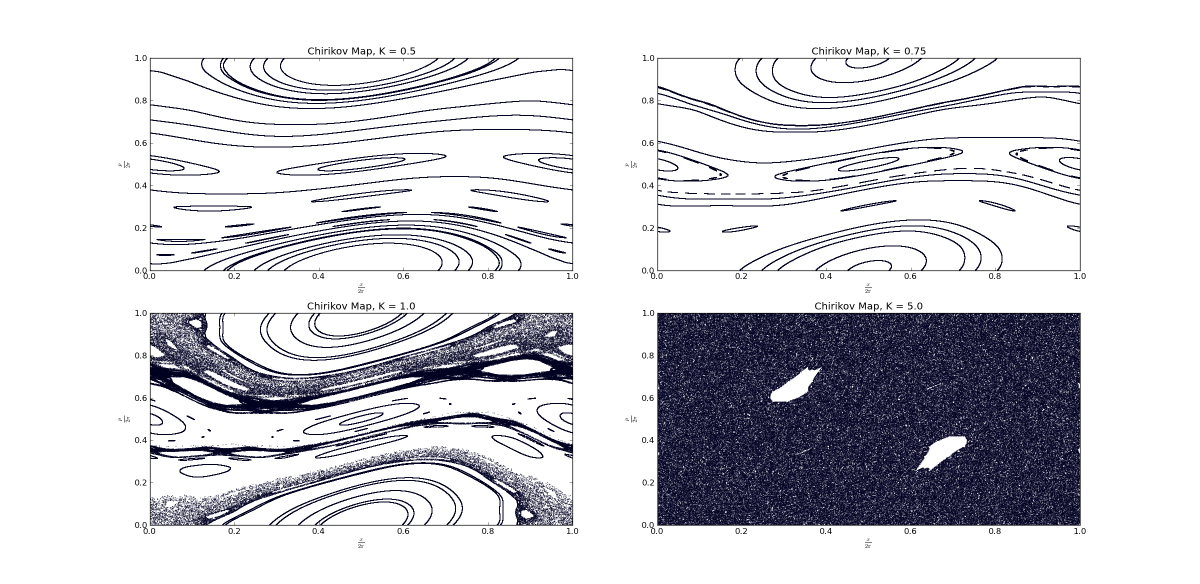
#> input picture 1/Barnowski_HW1/1/chirikov_python.png, 2400 x 1167 px, given as the content of the folder 50_categories, which was not available (shown at 1/2 size)
$ python runFinalClassifier.py   (Python 2 division)
#> lines starting #> are read from the running program, lines starting #| are printed output that depends on the picture; pictures that were not available may be replaced by others from this repository, and a replacement may not be noted
### 3/featureExtractor.py
from skimage import filter
from scipy import ndimage
import numpy as np

##############################################################################
# This module contains the functions that will extract the features from the
# images. All of these functions should accept an image array (which has
# already been loaded) and extract a feature from it

def getCOM(img, colorDim):
  '''Use calculate the center of mass of an array of pixels. If the image is
     rgb, the colorDim determines which color the COM will be calculated for '''
  if img.ndim == 3:
    img = img[:,:,colorDim]
  return ndimage.center_of_mass(img)

def getVariance(img, colorDim):
  '''Uses ndimage to calculate the variance of an array of pixels. If the image
     is rgb, the colorDim determines which color the variance will be
     calculated for '''
  if img.ndim == 3:
    img = img[:,:,colorDim]
  return ndimage.variance(img)

def getCentralRatio(img):
  '''This function divides the input image matrix into a 3x3 coarse grid. It
     then returns the ratio of the intensity of the central coarse pixel to
     the sum of the intensity of the whole image.'''
  xdim = int( img.shape[0]/3. )
  ydim = int( img.shape[1]/3. )
  if img.ndim == 3:
    img = img.mean(axis=2)
  center = img[xdim:2*xdim, ydim:2*ydim]
  return float(np.sum(center)) / np.sum(img)

def getEdgePercent(img, emat):
  '''Using the edge matrix calculated below, this function returns what
     fraction of the pixels lie on the edges found by the canny filter.'''
  propEdge = sum(sum(emat))
  if np.ndim(img) == 3:
    return propEdge / (np.size(img)/3.)
  else:
    return propEdge / (np.size(img)/1.)

def getSize(img):
  '''Returns the size (lxw) of the image.'''
  if np.ndim(img) == 3:
    return int( np.size(img)/3. )
  else:
    return np.size(img)

def getMeanColorVal(img, colorDim):
  '''Returns the mean value of the color given by colorDim'''
  if np.ndim(img) == 3:
    img = img[:,:,colorDim]
  return img.mean()

def getEdgeMatrix(img, sigpercent=.01, axis=0):
  '''Use the canny filter to produce a boolean matrix with the same dimensions
     as the image where the value True indicates an edge and False indicates
     no edge. sig is the tuning parameter for the canny filter: a higher sig
     means fewer edges detected (smoother image) '''
  # If the image is not already grayscale, scale it down
  if np.ndim(img) == 3:
    img = img.mean(axis=2)
  edgeMat = filter.canny(img, sigma=sigpercent*np.shape(img)[axis])
  return edgeMat

def getNumMeridialEdges(edgeMat):
  '''This function takes in an edge matrix calculated by the function above
     and returns an int value representing the number of edges at the vertical
     horizon of the image. '''
  # Determine the column of pixels nearest the center of the image
  vc_ind = np.shape(edgeMat)[1] / 2
  vedges = edgeMat.T
  vcedges = vedges[vc_ind]
  return sum(vcedges)

def getNumEquatorialEdges(edgeMat):
  '''Same as above, except at the horizon instead of meridian'''
  hc_ind = np.shape(edgeMat)[0] / 2
  hcedges = edgeMat[hc_ind]
  return sum(hcedges)

### 3/Barnowski_HW3/runFinalClassifier.py
#!/usr/bin/env python
"""
AY 250 - Scientific Research Computing with Python
Homework Assignment 3 - Parallel Feature Extraction Example
Author: Christopher Klein
"""
from os import listdir
from multiprocessing import Pool, cpu_count
from pylab import imread
from time import time
import numpy as np
import featureExtractor
from scipy import ndimage

# FUNCTION DEFINITIONS
# Quick function to divide up a large list into multiple small lists,
# attempting to keep them all the same size.
def split_seq(seq, size):
        newseq = []
        splitsize = 1.0/size*len(seq)
        for i in range(size):
            newseq.append(seq[int(round(i*splitsize)):
                int(round((i+1)*splitsize))])
        return newseq
# Our simple feature extraction function. It takes in a list of image paths,
# does some measurement on each image, then returns a list of the image paths
# paired with the results of the feature measurement.
def extract_features(image_path_list):
  feature_list = []
  for image_path in image_path_list:
    features = []
    image_array = imread(image_path)
# Note: Looping through multiple filters for edge detection drastically slows
# Down the feature extraction while only marginally improving performance, thus
# it is left out for the HW submission
#     for ax in [0,1]:
#       for pct in [.01, .02]:
    emat = featureExtractor.getEdgeMatrix(image_array, sigpercent=.01, \
                                          axis=0)
    features.append( featureExtractor.getEdgePercent(image_array, emat) )
    features.append( featureExtractor.getNumMeridialEdges(emat) )
    features.append( featureExtractor.getNumEquatorialEdges(emat) )
    features.append( featureExtractor.getSize(image_array) )
    features.append( featureExtractor.getCentralRatio(image_array) )
    features.append( featureExtractor.getCentralRatio(emat) )
    features.append( featureExtractor.getMeanColorVal(image_array, 0) )
    features.append( featureExtractor.getMeanColorVal(image_array, 1) )
    features.append( featureExtractor.getMeanColorVal(image_array, 2) )
    features.append( featureExtractor.getVariance( image_array, 0 ) )
    features.append( featureExtractor.getVariance( image_array, 1 ) )
    features.append( featureExtractor.getVariance( image_array, 2 ) )
    xr, yr = featureExtractor.getCOM(image_array, 0)
    features.append(xr)
    features.append(yr)
    xg, yg = featureExtractor.getCOM(image_array, 1)
    features.append(xg)
    features.append(yg)
    xb, yb = featureExtractor.getCOM(image_array, 2)
    features.append(xb)
    features.append(yb)
    feature_list.append([image_path, features])
  return feature_list


def trainClassifier():
  image_paths = []
  categories = listdir("50_categories")
  for category in categories:
      image_names = listdir("50_categories/" + category)
      for name in image_names:
          image_paths.append("50_categories/" + category + "/" + name)

  print ("There should be 4244 images, actual number is " +
      str(len(image_paths)) + ".")
  numprocessors = cpu_count()
  split_image_paths = split_seq(image_paths, numprocessors)

  # Ok, this block is where the parallel code runs. We time it so we can get a
  # feel for the speed up.
  start_time = time()
  p = Pool(numprocessors)
  result = p.map_async(extract_features, split_image_paths)
#> in extract_features, image_array is the input picture: shape (1167, 2400, 4) float32; mean R, G, B, A 0.822, 0.822, 0.846, 1
#> in getEdgeMatrix, `img = img.mean(axis=2)`:
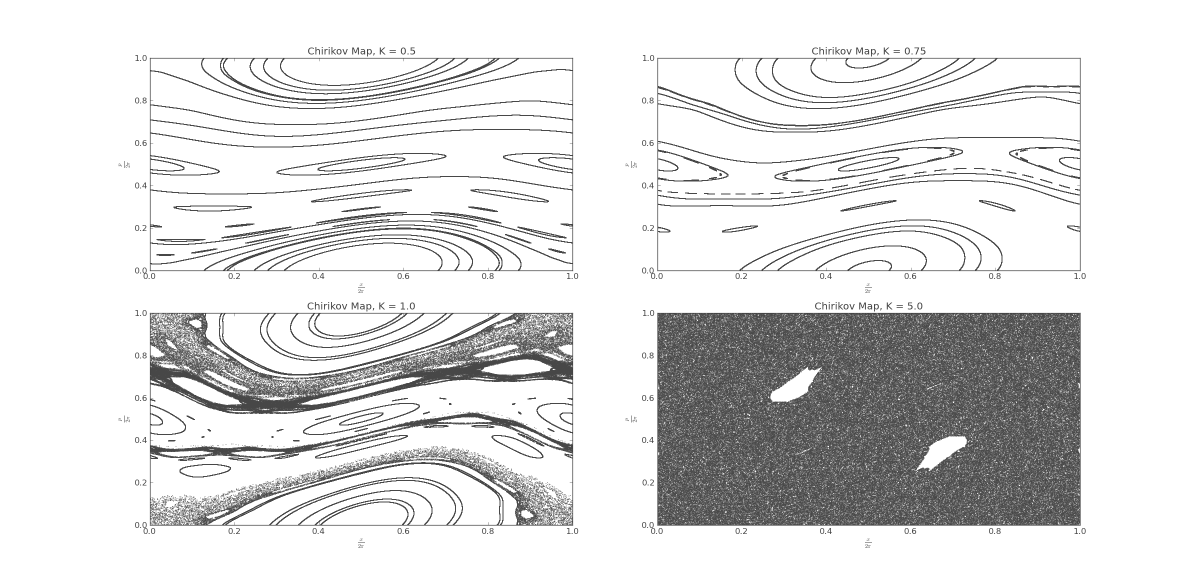
#> img: shape (1167, 2400) float32 (shown at 1/2 size); min 0.25, max 1, mean 0.875
#> in getEdgeMatrix, `edgeMat = filter.canny(img, sigma=sigpercent*np.shape(img)[axis])`: edgeMat: shape (1167, 2400) bool; every value is 0
#> in getEdgePercent, `propEdge = sum(sum(emat))`: propEdge = 0
#> in getNumMeridialEdges, `vedges = edgeMat.T`: vedges: shape (2400, 1167) bool; every value is 0
#> in getCentralRatio, `center = img[xdim:2*xdim, ydim:2*ydim]`:
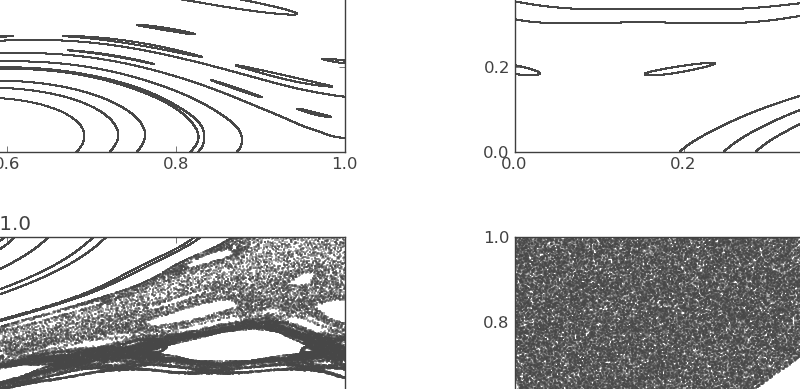
#> center: shape (389, 800) float32; min 0.25, max 1, mean 0.833
#> in getCentralRatio (call 2), `center = img[xdim:2*xdim, ydim:2*ydim]`: center: shape (389, 800) bool; every value is 0
#> in getMeanColorVal, `img = img[:,:,colorDim]`:
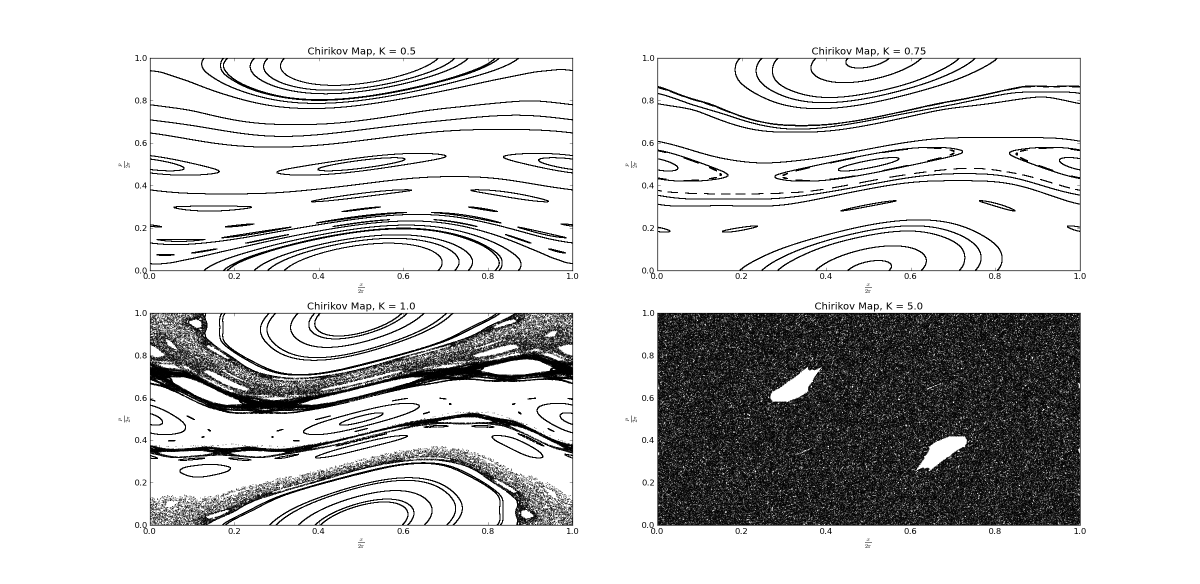
#> img: shape (1167, 2400) float32 (shown at 1/2 size); min 0, max 1, mean 0.827
#> call 3 of getMeanColorVal, with colorDim = 2
#> in getMeanColorVal (call 3), `img = img[:,:,colorDim]`:
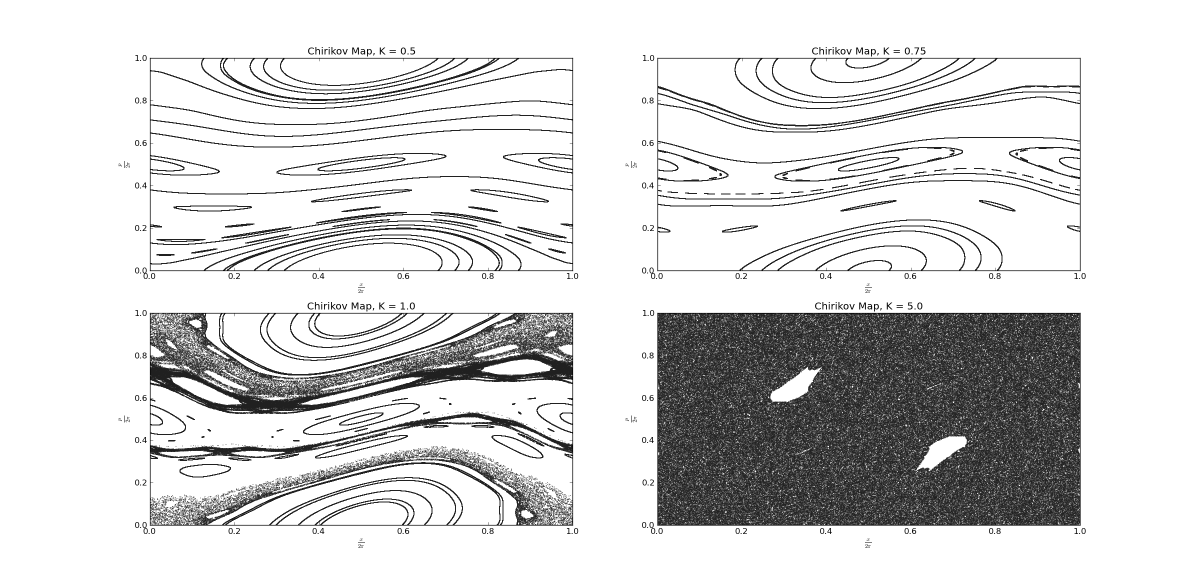
#> img: shape (1167, 2400) float32 (shown at 1/2 size); min 0, max 1, mean 0.848
#> in extract_features (call 2), `xr, yr = featureExtractor.getCOM(image_array, 0)`: xr = 547.8; yr = 1151.1
#> in extract_features (call 2), `xg, yg = featureExtractor.getCOM(image_array, 1)`: xg = 547.8; yg = 1151.1
#> in extract_features (call 2), `xb, yb = featureExtractor.getCOM(image_array, 2)`: xb = 553.2; yb = 1158.6
  poolresult = result.get()
#> poolresult = 2 items
  end_time = time()

  # All done, print timing results.
  print ("Finished extracting features. Total time: " +
      str(round(end_time-start_time, 3)) + " s, or " +
      str( round( (end_time-start_time)/len(image_paths), 5 ) ) + " s/image.")
  # To tidy-up a bit, we loop through the poolresult to create a final list of
  # the feature extraction results for all images.
  combined_result = []
  for single_proc_result in poolresult:
      for single_image_result in single_proc_result:
          combined_result.append(single_image_result)
#> this loop made 2 passes
#> single_proc_result on pass 1: []
#> after the loop, combined_result = 1 item

  # Convert the results from list to an array for easy indexing
  results = np.array(combined_result, dtype=object)
  # Change the format of the results so that the first entry is the type of the
  # object and the second is the corresponding feature vector
  for i in range(len(results)):
    results[i][0] = results[i][0].split('/')[1]
#> this loop made 1 pass

  # Create feature vectors in proper format for use with rndforest
  Xv = np.zeros( [len(results), len(results[0][1])] )
  for i in range(len(results)):
    for j in range(len(results[0][1])):
      Xv[i][j] = results[i][1][j]

# The random forest classifier can only deal with ints as the target variable.
# Create a dictionary converting each name to a unique integer, and a dictionary
# for translating back as well
  results.sort(axis=0)
  n = list(np.unique(results[:,0]))
#> n = ['chirikov_python.png']
  v = range(len(n))
#> v = [0]
  nameToInt = dict(zip(n,v))
#> nameToInt = {'chirikov_python.png': 0}
  intToName = dict(zip(v,n))
#> intToName = {0: 'chirikov_python.png'}
# Create the target vector for the random forest classifier
  Yv = []
  for item in results[:,0]:
    Yv.append(nameToInt[item])
#> this loop made 1 pass
#> after the loop, Yv = [0]

  Xtr = Xv
  Ytr = Yv
#> Ytr = [0]

  # Train the RF classifier with the training set only
  from sklearn.ensemble import RandomForestClassifier
  classifier = RandomForestClassifier(n_estimators=100)
  print "Classifier training beginning..."
  trainStart = time()
  classifier.fit(Xtr, Ytr)
  trainEnd = time()
  print "Training Complete! Training took %s seconds" %( trainEnd-trainStart )

  return classifier

def runFinalClassifier(classifier, path_to_validation):
  image_paths = []
  image_names = listdir(path_to_validation)
  for name in image_names:
    image_paths.append(path_to_validation + "/" + name)
  numprocessors = cpu_count()
  split_image_paths = split_seq(image_paths, numprocessors)

  # Ok, this block is where the parallel code runs. We time it so we can get a
  # feel for the speed up.
  start_time = time()
  p = Pool(numprocessors)
  result = p.map_async(extract_features, split_image_paths)
  poolresult = result.get()
  end_time = time()

  # All done, print timing results.
  print ("Finished extracting features. Total time: " +
      str(round(end_time-start_time, 3)) + " s, or " +
      str( round( (end_time-start_time)/len(image_paths), 5 ) ) + " s/image.")
  # To tidy-up a bit, we loop through the poolresult to create a final list of
  # the feature extraction results for all images.
  combined_result = []
  for single_proc_result in poolresult:
      for single_image_result in single_proc_result:
          combined_result.append(single_image_result)

  # Convert the results from list to an array for easy indexing
  results = np.array(combined_result, dtype=object)
  # Change the format of the results so that the first entry is the type of the
  # object and the second is the corresponding feature vector
  for i in range(len(results)):
    results[i][0] = results[i][0].split('/')[1]

  # Create feature vectors in proper format for use with rndforest
  Xv = np.zeros( [len(results), len(results[0][1])] )
  for i in range(len(results)):
    for j in range(len(results[0][1])):
      Xv[i][j] = results[i][1][j]

# The random forest classifier can only deal with ints as the target variable.
# Create a dictionary converting each name to a unique integer, and a dictionary
# for translating back as well
  results.sort(axis=0)
  n = list(np.unique(results[:,0]))
  v = range(len(n))
  nameToInt = dict(zip(n,v))
  intToName = dict(zip(v,n))
# Create the target vector for the random forest classifier
  Yv = []
  for item in results[:,0]:
    Yv.append(nameToInt[item])

  # Use the trained classifier to predict the outcomes of the images in the
  # test set
  numCorrect = 0
  for val in range(len(Yv)):
    predVal = intToName[ int( classifier.predict( Xv[val] ) ) ]
    realVal = intToName[ Yv[val] ]
  # Uncomment below to see individual results
    print 'Predicted Image: %s\t\t Actual Image: %s' %(predVal, realVal)
    if predVal == realVal:
      numCorrect += 1
  # Output the final statistics
  print '%s out of %s correct - Success Rate = %s --- %s times better than \
  unweighted guessing' %(numCorrect, len(Yv), float(numCorrect)/len(Yv), \
  (float(numCorrect)/len(Yv)) / (.02) )

################# MAIN

classifier = trainClassifier()
filename = raw_input('Enter the path to the file where the validation photos\
 are kept: ')
#> the answer given: ../../1/Barnowski_HW1/1/chirikov_python.png
runFinalClassifier(classifier, filename)
#> in runFinalClassifier, `poolresult = result.get()`: poolresult = 2 items
#> the loop in runFinalClassifier, `for single_proc_result in poolresult:` made 2 passes
#> after the loop in runFinalClassifier, `for single_proc_result in poolresult:`: combined_result = 1 item
#> the loop in runFinalClassifier, `for i in range(len(results)):` made 1 pass
#> in runFinalClassifier, `n = list(np.unique(results[:,0]))`: n = ['..']
#> in runFinalClassifier, `v = range(len(n))`: v = [0]
#> in runFinalClassifier, `nameToInt = dict(zip(n,v))`: nameToInt = {'..': 0}
#> in runFinalClassifier, `intToName = dict(zip(v,n))`: intToName = {0: '..'}
#> the loop in runFinalClassifier, `for item in results[:,0]:` made 1 pass
#> after the loop in runFinalClassifier, `for item in results[:,0]:`: Yv = [0]
#> the loop in runFinalClassifier, `for val in range(len(Yv)):` made 1 pass
#> after the loop in runFinalClassifier, `for val in range(len(Yv)):`: numCorrect = 0
#> (the run stopped early here; a loop or call above may not have finished)
